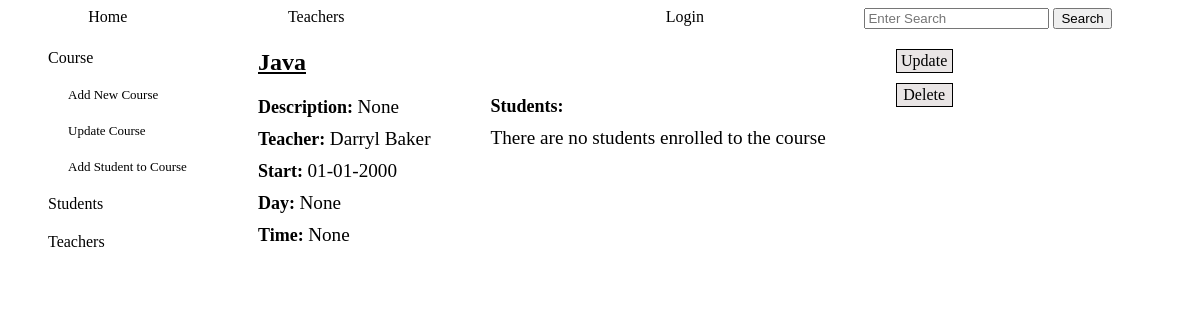
Page /course_info/2 on the earlier database version.
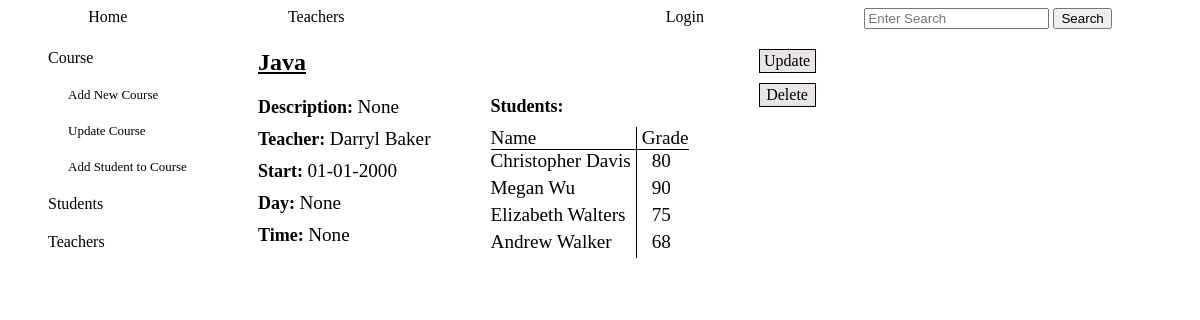
Same page on the later database version.
### tables this page shows
CREATE TABLE students (
        id INTEGER PRIMARY KEY,
        name TEXT NOT NULL,
        email TEXT NOT NULL UNIQUE,
        phone TEXT
        );

### app.py (the view)
@app.route('/course_info/<course_id>')
def course_info(course_id):
    log=check_log()
    admin_dict=chek_admin()
    course_dict={}
    course_dict['link']=['create']
    course_dict['id']=course_id
    course=crud.read_if('*',"courses","id", course_id)
    course_object=create_courses_objects(course)
    for course in course_object:
        course.teacher_id=[course.teacher_id, crud.teacher_name(course.teacher_id)]
    course_dict['students_title']='Students: '
    course_dict['student_name']='Name'
    course_dict['student_grade']='Grade'
    students=crud.read_if('student_id, grade','students_courses', 'course_id', course_id)
    if len(students)==0:
        course_dict['students']=''
        course_dict['no_students']='There are no students enrolled to the course'
        course_dict['form']=[]
    else:
        students_names=[]
        for s in students:
            s_g=namedtuple('S_grade', ['id','name','grade'])
            s_g.id=s[0]
            s_g.name=crud.student_name(s[0])
            s_g.grade=s[1]
            students_names.append(s_g)
        course_dict['students']=students_names
        course_dict['no_students']=''
        course_dict['form']=['create']
    return render_template ('admin_courses.html', log=log, admin_dict=admin_dict, course_object=course_object, course_dict=course_dict )

### app.py (called while the page is built)
def check_log():
    log_result={}
    if "name" in session:
        link='/logout'
        log='Logout'
        log_result['link']=link
        log_result['log']=log
        return log_result
    else:
        link='/login'
        log='Login'
        log_result['link']=link
        log_result['log']=log
        return log_result

def chek_admin():
    if "role" in session:
        if session['role']=='admin':
            admin_dict={}
            admin_dict['id']=session['id']
            admin_dict['link']=f"/administrator/{session['id']}"
            admin_dict['word']='Administrator'
            return admin_dict
        else:
            admin_dict=''
            return admin_dict

### crud.py (called while the page is built)
def read_if(column, table, value, condition):
    return query(f"SELECT {column} FROM {table} WHERE {value}='{condition}'")

def student_name(student_id):
    name=read_if('name', 'students', 'id', student_id)
    name=name[0][0]
    return name

def teacher_name(teacher_id):
    name=read_if('name', 'teachers', 'id', teacher_id)
    name=name[0][0]
    return name

### templates/admin_courses.html (shortened to what this page needs)
{% include "admin_nav_courses.html" %}
    <div class="admin_courses_main">
        {% for course in course_object %}
        <div class="main_course_info">
            <div class= "title_info_course">
                <div class="info_course_name">{{course.name}}</div>
            </div>
            {% endfor %}
            <div class="main_course_detail">
                <div class="basic_course_info" >
                    {% for course in course_object %}
                    <div class="info_course_description"><span class="title_course">Description: </span>{{course.description}}</div>
                    <div class="info_course_teacher"><span class="title_course">Teacher: </span><a href="/teacher_info/{{course.teacher_id[0]}}">{{course.teacher_id[1]}}</a></div>
                    <div class="info_course_start"><span class="title_course">Start: </span>{{course.start}}</div>
                    <div class="info_course_day"><span class="title_course">Day: </span>{{course.day}}</div>
                    <div class="info_course_time"><span class="title_course">Time: </span>{{course.time}}</div>
                    {% endfor %}
                </div>
                <div class="info_course_students">
                    <div class="title_course" style="margin-bottom: 10px;">{{course_dict.students_title}}</div>
                    {% for f in  course_dict.form %}
                    <div class="title_student_name">{{course_dict.student_name}}</div>
                    <div class="title_course_grade">{{course_dict.student_grade}}</div>
                    {% endfor %}
                    <div class="course_student_name">
                        {% for student in course_dict.students %}
                        <div><a href="/student_info/{{student.id}}">{{student.name}}</a></div>
                        {% endfor %}
                    </div>
                    <div class="course_grade">
                        {% for student in course_dict.students %}
                        <div class="">{{student.grade}}</div>
                        {% endfor %}
                    </div>
                    <div class="no_course_students">{{course_dict.no_students}}</div>
                </div>
            </div>
        </div>
    </div>
    <div>
        {% for l in course_dict.link %}
        <div class="info_more_links">
            <a href="/chosen_course/{{course_dict.id}}">Update</a>
            <a href="/delete_course/{{course_dict.id}}">Delete</a>
        </div>
        {% endfor %}
    </div>
</div>

Differences in the rows shown:
now on this page (row unchanged): students: name "Christopher Davis"
now on this page (row edited): students: name "Megan Wu"
now on this page (row unchanged): students: name "Elizabeth Walters"
now on this page (row unchanged): students: name "Andrew Walker"
Other differences:
{{ course_dict.no_students }}: "There are no students enrolled to the course" → (not shown)
new list line: "Name Grade"
new list line: "80"
new list line: "90"
new list line: "75"
new list line: "68"
